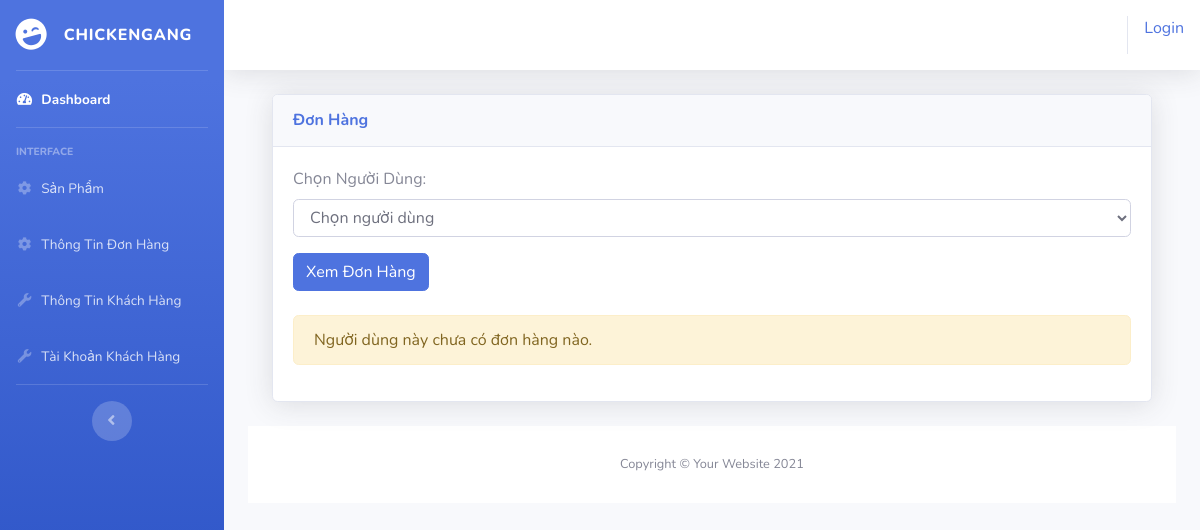
The page /admin/manage_user_orders.php?user_id=8 on the database as committed earlier.
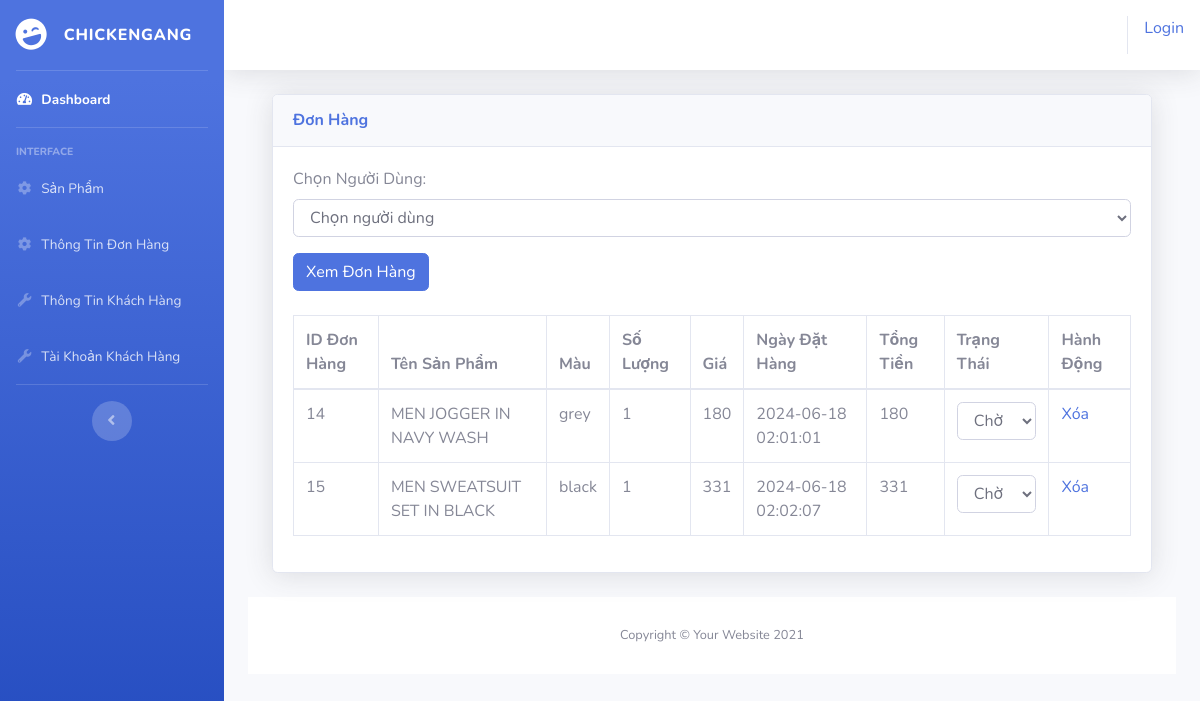
The same page on the database as committed later.
### tables this page shows
CREATE TABLE `cart` (
  `id_Cart` int(11) NOT NULL,
  `user_id` int(11) DEFAULT NULL,
  `product_id` int(11) DEFAULT NULL,
  `color` varchar(250) DEFAULT NULL,
  `product_name` varchar(200) DEFAULT NULL,
  `Quantity` varchar(255) DEFAULT NULL,
  `price` int(11) DEFAULT NULL,
  `order_date` datetime DEFAULT NULL,
  `status` varchar(30) DEFAULT 'Pending',
  `total_money` int(11) DEFAULT NULL
);

### admin/manage_user_orders.php (the view, shortened to what this page needs)
<?php
include('../admin/db.php');
include('../admin/includes/header.php');
$sql_users = "SELECT ci.*, COUNT(c.id_Cart) AS order_count
              FROM customer_information ci
              LEFT JOIN cart c ON ci.user_id = c.user_id
              GROUP BY ci.user_id";
$result_users = $con->query($sql_users);
?>
<div class="container">
    <div class="row">
        <div class="col-lg-12">
            <div class="card shadow mb-4">
                <div class="card-header py-3">
                    <h6 class="m-0 font-weight-bold text-primary">Đơn Hàng</h6>
                </div>
                <div class="card-body">
                    <form method="GET" action="">
                        <div class="form-group">
                            <label for="user_id">Chọn Người Dùng:</label>
                            <select class="form-control" name="user_id" required>
                                <option value="">Chọn người dùng</option>
                            </select>
                        </div>
                        <button type="submit" class="btn btn-primary">Xem Đơn Hàng</button>
                    </form>
                    <?php
                    if (isset($_GET['user_id'])) {
                        $user_id = (int)$_GET['user_id'];
                        $sql_orders = "SELECT * FROM cart WHERE user_id = $user_id";
                        $result_orders = $con->query($sql_orders);
                        if ($result_orders->num_rows > 0) {
                    ?>
                            <div class="table-responsive mt-4">
                                <table class="table table-bordered">
                                    <thead>
                                        <tr>
                                            <th>ID Đơn Hàng</th>
                                            <th>Tên Sản Phẩm</th>
                                            <th>Màu</th>
                                            <th>Số Lượng</th>
                                            <th>Giá</th>
                                            <th>Ngày Đặt Hàng</th>
                                            <th>Tổng Tiền</th>
                                            <th>Trạng Thái</th>
                                            <th>Hành Động</th>
                                        </tr>
                                    </thead>
                                    <tbody>
                                        <?php
                                        while ($order = $result_orders->fetch_assoc()) {
                                            echo "<tr>";
                                            echo "<td>{$order['id_Cart']}</td>";
                                            echo "<td>{$order['product_name']}</td>";
                                            echo "<td>{$order['color']}</td>";
                                            echo "<td>{$order['Quantity']}</td>";
                                            echo "<td>{$order['price']}</td>";
                                            echo "<td>{$order['order_date']}</td>";
                                            echo "<td>{$order['total_money']}</td>";
                                            echo "<td>
                                                <form method='POST' action=''>
                                                    <input type='hidden' name='order_id' value='{$order['id_Cart']}' />
                                                    <select name='new_status' class='form-control' onchange='this.form.submit()'>
                                                        <option value='Pending' " . ($order['status'] == 'Pending' ? 'selected' : '') . ">Chờ xác nhận</option>
                                                        <option value='Processing' " . ($order['status'] == 'Processing' ? 'selected' : '') . ">Đang xử lý</option>
                                                        <option value='Shipped' " . ($order['status'] == 'Shipped' ? 'selected' : '') . ">Đã giao hàng</option>
                                                        <option value='Delivered' " . ($order['status'] == 'Delivered' ? 'selected' : '') . ">Đã nhận hàng</option>
                                                    </select>
                                                </form>
                                            </td>";
                                            echo "<td><a href='manage_user_orders.php?user_id={$user_id}&delete_id={$order['id_Cart']}' onclick=\"return confirm('Bạn chắc chắn muốn xóa đơn hàng này?');\">Xóa</a></td>";
                                            echo "</tr>";
                                        }
                                        ?>
                                    </tbody>
                                </table>
                            </div>
                    <?php
                        } else {
                            echo "<div class='alert alert-warning mt-4'>Người dùng này chưa có đơn hàng nào.</div>";
                        }
                    }
                    ?>
                </div>
            </div>
        </div>
    </div>
</div>
<?php include('../admin/includes/footer.php'); ?>

### admin/includes/header.php (shortened to what this page needs)
<!DOCTYPE html>
<html lang="en">
<head>
    <link href="vendor/fontawesome-free/css/all.min.css" rel="stylesheet" type="text/css">
    <link href="css/sb-admin-2.min.css" rel="stylesheet">
    <link href="vendor/datatables/dataTables.bootstrap4.min.css" rel="stylesheet">
</head>
<body id="page-top">
    <div id="wrapper">
        <ul class="navbar-nav bg-gradient-primary sidebar sidebar-dark accordion" id="accordionSidebar">
            <a class="sidebar-brand d-flex align-items-center justify-content-center" href="index.php">
                <div class="sidebar-brand-icon rotate-n-15">
                    <i class="fas fa-laugh-wink"></i>
                </div>
                <div class="sidebar-brand-text mx-3">ChickenGang</div>
            </a>
            <hr class="sidebar-divider my-0">
            <li class="nav-item active">
                <a class="nav-link" href="index.php">
                    <i class="fas fa-fw fa-tachometer-alt"></i>
                    <span>Dashboard</span></a>
            </li>
            <hr class="sidebar-divider">
            <div class="sidebar-heading">
                Interface
            </div>
            <li class="nav-item">
                <a class="nav-link" href="products.php">
                    <i class="fas fa-fw fa-cog"></i>
                    <span>Sản Phẩm</span>
                </a>
            </li>
            <li class="nav-item">
                <a class="nav-link" href="orders.php">
                    <i class="fas fa-fw fa-cog"></i>
                    <span>Thông Tin Đơn Hàng</span>
                </a>
            </li>
            <li class="nav-item">
                <a class="nav-link collapsed" href="customer.php">
                    <i class="fas fa-fw fa-wrench"></i>
                    <span>Thông Tin Khách Hàng</span>
                </a>
            </li>
            <li class="nav-item">
                <a class="nav-link collapsed" href="account.php">
                    <i class="fas fa-fw fa-wrench"></i>
                    <span>Tài Khoản Khách Hàng</span>
                </a>
            </li>
            <hr class="sidebar-divider d-none d-md-block">
            <div class="text-center d-none d-md-inline">
                <button class="rounded-circle border-0" id="sidebarToggle"></button>
            </div>
        </ul>
        <div id="content-wrapper" class="d-flex flex-column">
            <div id="content">
                <nav class="navbar navbar-expand navbar-light bg-white topbar mb-4 static-top shadow">
                    <ul class="navbar-nav ml-auto">
                        <li class="nav-item dropdown no-arrow">
                            <?php if (isset($_SESSION['username'])) { ?>
                                <a class="welcome-message">Hello <?= $_SESSION['username'] ?></a>
                                <a href="../logout.php">Logout</a>
                            <?php } else { ?>
                                <a href="login.php">Login</a>
                            <?php } ?>
                        </li>
                    </ul>
                </nav>
                <div class="container-fluid">

### admin/includes/footer.php (shortened to what this page needs)
           <footer class="sticky-footer bg-white">
                <div class="container my-auto">
                    <div class="copyright text-center my-auto">
                        <span>Copyright &copy; Your Website 2021</span>
                    </div>
                </div>
            </footer>
        </div>
    </div>
</body>
</html>

Rows that differ between the two databases and show on the page:
added cart: id_Cart "14", product_name "MEN JOGGER IN NAVY WASH", color "grey", Quantity "1", price "180", order_date "2024-06-18 02:01:01", total_money "180"
added cart: id_Cart "15", product_name "MEN SWEATSUIT SET IN BLACK", color "black", Quantity "1", price "331", order_date "2024-06-18 02:02:07", total_money "331", new_status "Chờ xác nhận"
Other text that changed with them:
text no longer shown: "Người dùng này chưa có đơn hàng nào."
text now shown: "ID Đơn Hàng Tên Sản Phẩm Màu Số Lượng Giá Ngày Đặt Hàng Tổng Tiền Trạng Thái Hành Động"
